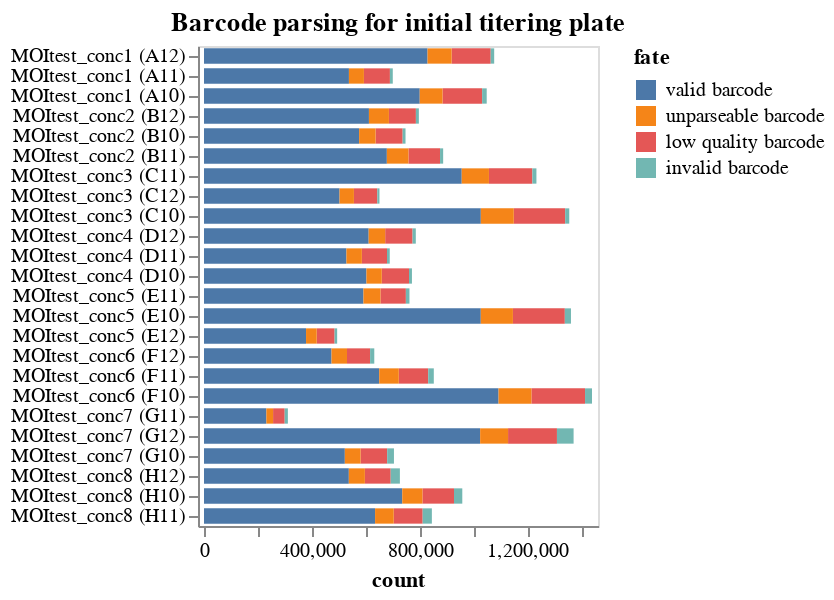

Notebook source saved alongside this figure:
### Markdown cell above
## Statistics on barcode-parsing for each sample
Make interactive chart of the "fates" of the sequencing reads parsed for each sample on the plate.

If most sequencing reads are not "valid barcodes", this could potentially indicate some problem in the sequencing or barcode set you are parsing.

Potential fates are:
 - *valid barcode*: barcode that matches a known virus or neutralization standard, we hope most reads are this.
 - *invalid barcode*: a barcode with proper flanking sequences, but does not match a known virus or neutralization standard. If you  have a lot of reads of this type, it is probably a good idea to look at the invalid barcode CSVs (in the `./results/barcode_invalid/` subdirectory created by the pipeline) to see what these invalid barcodes are.
 - *unparseable barcode*: could not parse a barcode from this read as there was not a sequence of the correct length with the appropriate flanking sequence.
 - *low quality barcode*: low-quality or `N` nucleotides in barcode, could indicate problem with sequencing.
 - *failed chastity filter*: reads that failed the Illumina chastity filter, if these are reported in the FASTQ (they may not be).

Also, if the number of reads per sample is very uneven, that could indicate that you did not do a good job of balancing the different samples in the Illumina sequencing.

### Code cell
fates = (
    pd.concat([pd.read_csv(f).assign(well=f.strip("../results/miscellaneous_plates/plate3_MOITest/").strip('_fates.csv')) for f, s in zip(fate_csvs, samples)])
    .merge(samples_df, validate="many_to_one", on="well")
    .assign(
        fate_counts=lambda x: x.groupby("fate")["count"].transform("sum"),
        sample_well=lambda x: x["serum"] + " (" + x["well"] + ")",
    )
    .query("fate_counts > 0")[  # only keep fates with at least one count
        ["fate", "count", "well", "sample_well", "dilution_factor"]
    ]
)
fates
assert len(fates) == len(fates.drop_duplicates())


sample_wells = list(fates.sort_values(["dilution_factor"])["sample_well"])


fates_chart = (
    alt.Chart(fates)
    .encode(
        alt.X("count", scale=alt.Scale(nice=False, padding=3)),
        alt.Y(
            "sample_well",
            title=None,
            sort=sample_wells,
        ),
        alt.Color("fate", sort=sorted(fates["fate"].unique(), reverse=True)),
        alt.Order("fate", sort="descending"),
        tooltip=fates.columns.tolist(),
    )
    .mark_bar(height={"band": 0.85})
    .properties(
        height=alt.Step(10),
        width=200,
        title=f"Barcode parsing for initial titering plate",
    )
    .configure_axis(grid=False)
)

fates_chart
#fates

### Figure 1 — Vega-Lite specification as saved in the notebook (floating-point values rounded to 4 significant figures)
{"config": {"view": {"continuousWidth": 300, "continuousHeight": 300}, "axis": {"grid": false}}, "data": {"name": "data-386dcc7bdd4f2eab17d94c61daafc705"}, "mark": {"type": "bar", "height": {"band": 0.85}}, "encoding": {"color": {"field": "fate", "sort": ["valid barcode", "unparseable barcode", "low quality barcode", "invalid barcode"], "type": "nominal"}, "order": {"field": "fate", "sort": "descending", "type": "nominal"}, "tooltip": [{"field": "fate", "type": "nominal"}, {"field": "count", "type": "quantitative"}, {"field": "well", "type": "nominal"}, {"field": "sample_well", "type": "nominal"}, {"field": "dilution_factor", "type": "quantitative"}], "x": {"field": "count", "scale": {"nice": false, "padding": 3}, "type": "quantitative"}, "y": {"field": "sample_well", "sort": ["MOItest_conc1 (A12)", "MOItest_conc1 (A12)", "MOItest_conc1 (A12)", "MOItest_conc1 (A12)", "MOItest_conc1 (A11)", "MOItest_conc1 (A11)", "MOItest_conc1 (A11)", "MOItest_conc1 (A11)", "MOItest_conc1 (A10)", "MOItest_conc1 (A10)", "MOItest_conc1 (A10)", "MOItest_conc1 (A10)", "MOItest_conc2 (B12)", "MOItest_conc2 (B12)", "MOItest_conc2 (B12)", "MOItest_conc2 (B12)", "MOItest_conc2 (B10)", "MOItest_conc2 (B10)", "MOItest_conc2 (B10)", "MOItest_conc2 (B10)", "MOItest_conc2 (B11)", "MOItest_conc2 (B11)", "MOItest_conc2 (B11)", "MOItest_conc2 (B11)", "MOItest_conc3 (C11)", "MOItest_conc3 (C11)", "MOItest_conc3 (C11)", "MOItest_conc3 (C11)", "MOItest_conc3 (C12)", "MOItest_conc3 (C12)", "MOItest_conc3 (C12)", "MOItest_conc3 (C12)", "MOItest_conc3 (C10)", "MOItest_conc3 (C10)", "MOItest_conc3 (C10)", "MOItest_conc3 (C10)", "MOItest_conc4 (D12)", "MOItest_conc4 (D12)", "MOItest_conc4 (D12)", "MOItest_conc4 (D12)", "MOItest_conc4 (D11)", "MOItest_conc4 (D11)", "MOItest_conc4 (D11)", "MOItest_conc4 (D11)", "MOItest_conc4 (D10)", "MOItest_conc4 (D10)", "MOItest_conc4 (D10)", "MOItest_conc4 (D10)", "MOItest_conc5 (E11)", "MOItest_conc5 (E11)", "MOItest_conc5 (E11)", "MOItest_conc5 (E11)", "MOItest_conc5 (E10)", "MOItest_conc5 (E10)", "MOItest_conc5 (E10)", "MOItest_conc5 (E10)", "MOItest_conc5 (E12)", "MOItest_conc5 (E12)", "MOItest_conc5 (E12)", "MOItest_conc5 (E12)", "MOItest_conc6 (F12)", "MOItest_conc6 (F12)", "MOItest_conc6 (F12)", "MOItest_conc6 (F12)", "MOItest_conc6 (F11)", "MOItest_conc6 (F11)", "MOItest_conc6 (F11)", "MOItest_conc6 (F11)", "MOItest_conc6 (F10)", "MOItest_conc6 (F10)", "MOItest_conc6 (F10)", "MOItest_conc6 (F10)", "MOItest_conc7 (G11)", "MOItest_conc7 (G11)", "MOItest_conc7 (G11)", "MOItest_conc7 (G11)", "MOItest_conc7 (G12)", "MOItest_conc7 (G12)", "MOItest_conc7 (G12)", "MOItest_conc7 (G12)", "MOItest_conc7 (G10)", "MOItest_conc7 (G10)", "MOItest_conc7 (G10)", "MOItest_conc7 (G10)", "MOItest_conc8 (H12)", "MOItest_conc8 (H12)", "MOItest_conc8 (H12)", "MOItest_conc8 (H12)", "MOItest_conc8 (H10)", "MOItest_conc8 (H10)", "MOItest_conc8 (H10)", "MOItest_conc8 (H10)", "MOItest_conc8 (H11)", "MOItest_conc8 (H11)", "MOItest_conc8 (H11)", "MOItest_conc8 (H11)"], "title": null, "type": "nominal"}}, "height": {"step": 10}, "title": "Barcode parsing for initial titering plate", "width": 200, "$schema": "https://vega.github.io/schema/vega-lite/v5.16.3.json", "datasets": {"data-386dcc7bdd4f2eab17d94c61daafc705": [{"fate": "valid barcode", "count": 231565, "well": "G11", "sample_well": "MOItest_conc7 (G11)", "dilution_factor": 128}, {"fate": "low quality barcode", "count": 43096, "well": "G11", "sample_well": "MOItest_conc7 (G11)", "dilution_factor": 128}, {"fate": "unparseable barcode", "count": 24880, "well": "G11", "sample_well": "MOItest_conc7 (G11)", "dilution_factor": 128}, {"fate": "invalid barcode", "count": 11817, "well": "G11", "sample_well": "MOItest_conc7 (G11)", "dilution_factor": 128}, {"fate": "valid barcode", "count": 612276, "well": "B12", "sample_well": "MOItest_conc2 (B12)", "dilution_factor": 4}, {"fate": "low quality barcode", "count": 100125, "well": "B12", "sample_well": "MOItest_conc2 (B12)", "dilution_factor": 4}, {"fate": "unparseable barcode", "count": 74205, "well": "B12", "sample_well": "MOItest_conc2 (B12)", "dilution_factor": 4}, {"fate": "invalid barcode", "count": 10982, "well": "B12", "sample_well": "MOItest_conc2 (B12)", "dilution_factor": 4}, {"fate": "valid barcode", "count": 956717, "well": "C11", "sample_well": "MOItest_conc3 (C11)", "dilution_factor": 8}, {"fate": "low quality barcode", "count": 161172, "well": "C11", "sample_well": "MOItest_conc3 (C11)", "dilution_factor": 8}, {"fate": "unparseable barcode", "count": 101074, "well": "C11", "sample_well": "MOItest_conc3 (C11)", "dilution_factor": 8}, {"fate": "invalid barcode", "count": 15089, "well": "C11", "sample_well": "MOItest_conc3 (C11)", "dilution_factor": 8}, {"fate": "valid barcode", "count": 678765, "well": "B11", "sample_well": "MOItest_conc2 (B11)", "dilution_factor": 4}, {"fate": "low quality barcode", "count": 117282, "well": "B11", "sample_well": "MOItest_conc2 (B11)", "dilution_factor": 4}, {"fate": "unparseable barcode", "count": 80196, "well": "B11", "sample_well": "MOItest_conc2 (B11)", "dilution_factor": 4}, {"fate": "invalid barcode", "count": 11538, "well": "B11", "sample_well": "MOItest_conc2 (B11)", "dilution_factor": 4}, {"fate": "valid barcode", "count": 522781, "well": "G10", "sample_well": "MOItest_conc7 (G10)", "dilution_factor": 128}, {"fate": "low quality barcode", "count": 98733, "well": "G10", "sample_well": "MOItest_conc7 (G10)", "dilution_factor": 128}, {"fate": "unparseable barcode", "count": 58422, "well": "G10", "sample_well": "MOItest_conc7 (G10)", "dilution_factor": 128}, {"fate": "invalid barcode", "count": 25202, "well": "G10", "sample_well": "MOItest_conc7 (G10)", "dilution_factor": 128}, {"fate": "valid barcode", "count": 1027617, "well": "C10", "sample_well": "MOItest_conc3 (C10)", "dilution_factor": 8}, {"fate": "low quality barcode", "count": 190673, "well": "C10", "sample_well": "MOItest_conc3 (C10)", "dilution_factor": 8}, {"fate": "unparseable barcode", "count": 122401, "well": "C10", "sample_well": "MOItest_conc3 (C10)", "dilution_factor": 8}, {"fate": "invalid barcode", "count": 15217, "well": "C10", "sample_well": "MOItest_conc3 (C10)", "dilution_factor": 8}, {"fate": "valid barcode", "count": 602989, "well": "D10", "sample_well": "MOItest_conc4 (D10)", "dilution_factor": 16}, {"fate": "low quality barcode", "count": 101001, "well": "D10", "sample_well": "MOItest_conc4 (D10)", "dilution_factor": 16}, {"fate": "unparseable barcode", "count": 56943, "well": "D10", "sample_well": "MOItest_conc4 (D10)", "dilution_factor": 16}, {"fate": "invalid barcode", "count": 10973, "well": "D10", "sample_well": "MOItest_conc4 (D10)", "dilution_factor": 16}, {"fate": "valid barcode", "count": 537650, "well": "H12", "sample_well": "MOItest_conc8 (H12)", "dilution_factor": 256}, {"fate": "low quality barcode", "count": 95778, "well": "H12", "sample_well": "MOItest_conc8 (H12)", "dilution_factor": 256}, {"fate": "unparseable barcode", "count": 59619, "well": "H12", "sample_well": "MOItest_conc8 (H12)", "dilution_factor": 256}, {"fate": "invalid barcode", "count": 34121, "well": "H12", "sample_well": "MOItest_conc8 (H12)", "dilution_factor": 256}, {"fate": "valid barcode", "count": 1027516, "well": "E10", "sample_well": "MOItest_conc5 (E10)", "dilution_factor": 32}, {"fate": "low quality barcode", "count": 192682, "well": "E10", "sample_well": "MOItest_conc5 (E10)", "dilution_factor": 32}, {"fate": "unparseable barcode", "count": 119280, "well": "E10", "sample_well": "MOItest_conc5 (E10)", "dilution_factor": 32}, {"fate": "invalid barcode", "count": 22784, "well": "E10", "sample_well": "MOItest_conc5 (E10)", "dilution_factor": 32}, {"fate": "valid barcode", "count": 528702, "well": "D11", "sample_well": "MOItest_conc4 (D11)", "dilution_factor": 16}, {"fate": "low quality barcode", "count": 93253, "well": "D11", "sample_well": "MOItest_conc4 (D11)", "dilution_factor": 16}, {"fate": "unparseable barcode", "count": 57367, "well": "D11", "sample_well": "MOItest_conc4 (D11)", "dilution_factor": 16}, {"fate": "invalid barcode", "count": 10214, "well": "D11", "sample_well": "MOItest_conc4 (D11)", "dilution_factor": 16}, {"fate": "valid barcode", "count": 1025060, "well": "G12", "sample_well": "MOItest_conc7 (G12)", "dilution_factor": 128}, {"fate": "low quality barcode", "count": 181431, "well": "G12", "sample_well": "MOItest_conc7 (G12)", "dilution_factor": 128}, {"fate": "unparseable barcode", "count": 103702, "well": "G12", "sample_well": "MOItest_conc7 (G12)", "dilution_factor": 128}, {"fate": "invalid barcode", "count": 61825, "well": "G12", "sample_well": "MOItest_conc7 (G12)", "dilution_factor": 128}, {"fate": "valid barcode", "count": 735940, "well": "H10", "sample_well": "MOItest_conc8 (H10)", "dilution_factor": 256}, {"fate": "low quality barcode", "count": 117070, "well": "H10", "sample_well": "MOItest_conc8 (H10)", "dilution_factor": 256}, {"fate": "unparseable barcode", "count": 74986, "well": "H10", "sample_well": "MOItest_conc8 (H10)", "dilution_factor": 256}, {"fate": "invalid barcode", "count": 30842, "well": "H10", "sample_well": "MOItest_conc8 (H10)", "dilution_factor": 256}, {"fate": "valid barcode", "count": 503146, "well": "C12", "sample_well": "MOItest_conc3 (C12)", "dilution_factor": 8}, {"fate": "low quality barcode", "count": 86741, "well": "C12", "sample_well": "MOItest_conc3 (C12)", "dilution_factor": 8}, {"fate": "unparseable barcode", "count": 53440, "well": "C12", "sample_well": "MOItest_conc3 (C12)", "dilution_factor": 8}, {"fate": "invalid barcode", "count": 8071, "well": "C12", "sample_well": "MOItest_conc3 (C12)", "dilution_factor": 8}, {"fate": "valid barcode", "count": 473412, "well": "F12", "sample_well": "MOItest_conc6 (F12)", "dilution_factor": 64}, {"fate": "low quality barcode", "count": 85838, "well": "F12", "sample_well": "MOItest_conc6 (F12)", "dilution_factor": 64}, {"fate": "unparseable barcode", "count": 57357, "well": "F12", "sample_well": "MOItest_conc6 (F12)", "dilution_factor": 64}, {"fate": "invalid barcode", "count": 15523, "well": "F12", "sample_well": "MOItest_conc6 (F12)", "dilution_factor": 64}, {"fate": "valid barcode", "count": 829818, "well": "A12", "sample_well": "MOItest_conc1 (A12)", "dilution_factor": 2}, {"fate": "low quality barcode", "count": 145102, "well": "A12", "sample_well": "MOItest_conc1 (A12)", "dilution_factor": 2}, {"fate": "unparseable barcode", "count": 89403, "well": "A12", "sample_well": "MOItest_conc1 (A12)", "dilution_factor": 2}, {"fate": "invalid barcode", "count": 12910, "well": "A12", "sample_well": "MOItest_conc1 (A12)", "dilution_factor": 2}, {"fate": "valid barcode", "count": 575741, "well": "B10", "sample_well": "MOItest_conc2 (B10)", "dilution_factor": 4}, {"fate": "low quality barcode", "count": 100452, "well": "B10", "sample_well": "MOItest_conc2 (B10)", "dilution_factor": 4}, {"fate": "unparseable barcode", "count": 61277, "well": "B10", "sample_well": "MOItest_conc2 (B10)", "dilution_factor": 4}, {"fate": "invalid barcode", "count": 10606, "well": "B10", "sample_well": "MOItest_conc2 (B10)", "dilution_factor": 4}, {"fate": "valid barcode", "count": 611282, "well": "D12", "sample_well": "MOItest_conc4 (D12)", "dilution_factor": 16}, {"fate": "low quality barcode", "count": 101738, "well": "D12", "sample_well": "MOItest_conc4 (D12)", "dilution_factor": 16}, {"fate": "unparseable barcode", "count": 61247, "well": "D12", "sample_well": "MOItest_conc4 (D12)", "dilution_factor": 16}, {"fate": "invalid barcode", "count": 11962, "well": "D12", "sample_well": "MOItest_conc4 (D12)", "dilution_factor": 16}, {"fate": "valid barcode", "count": 1093461, "well": "F10", "sample_well": "MOItest_conc6 (F10)", "dilution_factor": 64}, {"fate": "low quality barcode", "count": 198965, "well": "F10", "sample_well": "MOItest_conc6 (F10)", "dilution_factor": 64}, {"fate": "unparseable barcode", "count": 122048, "well": "F10", "sample_well": "MOItest_conc6 (F10)", "dilution_factor": 64}, {"fate": "invalid barcode", "count": 25850, "well": "F10", "sample_well": "MOItest_conc6 (F10)", "dilution_factor": 64}, {"fate": "valid barcode", "count": 650340, "well": "F11", "sample_well": "MOItest_conc6 (F11)", "dilution_factor": 64}, {"fate": "low quality barcode", "count": 109106, "well": "F11", "sample_well": "MOItest_conc6 (F11)", "dilution_factor": 64}, {"fate": "unparseable barcode", "count": 72808, "well": "F11", "sample_well": "MOItest_conc6 (F11)", "dilution_factor": 64}, {"fate": "invalid barcode", "count": 20815, "well": "F11", "sample_well": "MOItest_conc6 (F11)", "dilution_factor": 64}, {"fate": "valid barcode", "count": 635040, "well": "H11", "sample_well": "MOItest_conc8 (H11)", "dilution_factor": 256}, {"fate": "low quality barcode", "count": 107421, "well": "H11", "sample_well": "MOItest_conc8 (H11)", "dilution_factor": 256}, {"fate": "unparseable barcode", "count": 69292, "well": "H11", "sample_well": "MOItest_conc8 (H11)", "dilution_factor": 256}, {"fate": "invalid barcode", "count": 34115, "well": "H11", "sample_well": "MOItest_conc8 (H11)", "dilution_factor": 256}, {"fate": "valid barcode", "count": 800877, "well": "A10", "sample_well": "MOItest_conc1 (A10)", "dilution_factor": 2}, {"fate": "low quality barcode", "count": 147007, "well": "A10", "sample_well": "MOItest_conc1 (A10)", "dilution_factor": 2}, {"fate": "unparseable barcode", "count": 84606, "well": "A10", "sample_well": "MOItest_conc1 (A10)", "dilution_factor": 2}, {"fate": "invalid barcode", "count": 16981, "well": "A10", "sample_well": "MOItest_conc1 (A10)", "dilution_factor": 2}, {"fate": "valid barcode", "count": 538009, "well": "A11", "sample_well": "MOItest_conc1 (A11)", "dilution_factor": 2}, {"fate": "low quality barcode", "count": 96477, "well": "A11", "sample_well": "MOItest_conc1 (A11)", "dilution_factor": 2}, {"fate": "unparseable barcode", "count": 55680, "well": "A11", "sample_well": "MOItest_conc1 (A11)", "dilution_factor": 2}, {"fate": "invalid barcode", "count": 10615, "well": "A11", "sample_well": "MOItest_conc1 (A11)", "dilution_factor": 2}, {"fate": "valid barcode", "count": 591863, "well": "E11", "sample_well": "MOItest_conc5 (E11)", "dilution_factor": 32}, {"fate": "low quality barcode", "count": 94299, "well": "E11", "sample_well": "MOItest_conc5 (E11)", "dilution_factor": 32}, {"fate": "unparseable barcode", "count": 63222, "well": "E11", "sample_well": "MOItest_conc5 (E11)", "dilution_factor": 32}, {"fate": "invalid barcode", "count": 13382, "well": "E11", "sample_well": "MOItest_conc5 (E11)", "dilution_factor": 32}, {"fate": "valid barcode", "count": 378800, "well": "E12", "sample_well": "MOItest_conc5 (E12)", "dilution_factor": 32}, {"fate": "low quality barcode", "count": 66312, "well": "E12", "sample_well": "MOItest_conc5 (E12)", "dilution_factor": 32}, {"fate": "unparseable barcode", "count": 39677, "well": "E12", "sample_well": "MOItest_conc5 (E12)", "dilution_factor": 32}, {"fate": "invalid barcode", "count": 9507, "well": "E12", "sample_well": "MOItest_conc5 (E12)", "dilution_factor": 32}]}}
